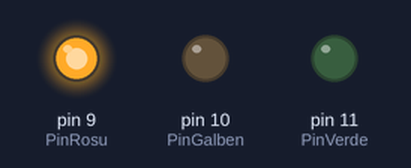
This sketch was run on a simulated Arduino Uno, built with avr-gcc and run on an emulated ATmega328P. On the bench: output pins drawn as LEDs (lit = HIGH).

Above: at 0.5 s.
At 1.5 s:
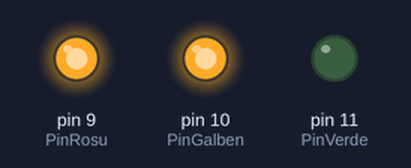
At 5.5 s:
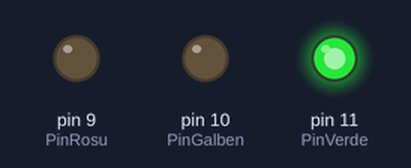
Timing chart, 0 to 6.9 s (numbered marks = the images above):
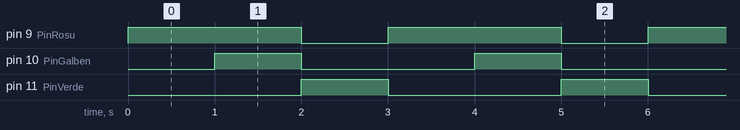

The sketch:

II.5_Semafor_full_cu_delay.ino
```cpp
int PinVerde = 11;
int viteza = 1000;

int PinRosu = 9;

int PinGalben = 10;

void setup() {
  pinMode(PinVerde, OUTPUT);


  pinMode(PinRosu, OUTPUT);


  pinMode(PinGalben, OUTPUT);
}

void loop() {

  digitalWrite(PinRosu, HIGH);
  delay(viteza);
  digitalWrite(PinGalben, HIGH);
  delay(viteza);
  digitalWrite(PinRosu, LOW);
  digitalWrite(PinGalben, LOW);
  digitalWrite(PinVerde, HIGH);
  delay(viteza);
  digitalWrite(PinVerde, LOW);
}
```

Measured:
- by itself, pin 9 (PinRosu): alternates HIGH for 2.0 s and LOW for 1.0 s
- by itself, pin 10 (PinGalben), pin 11 (PinVerde): alternates HIGH for 1.0 s and LOW for 2.0 s
- by itself, everything shown: repeats every 3.0 s, in 4 steps
